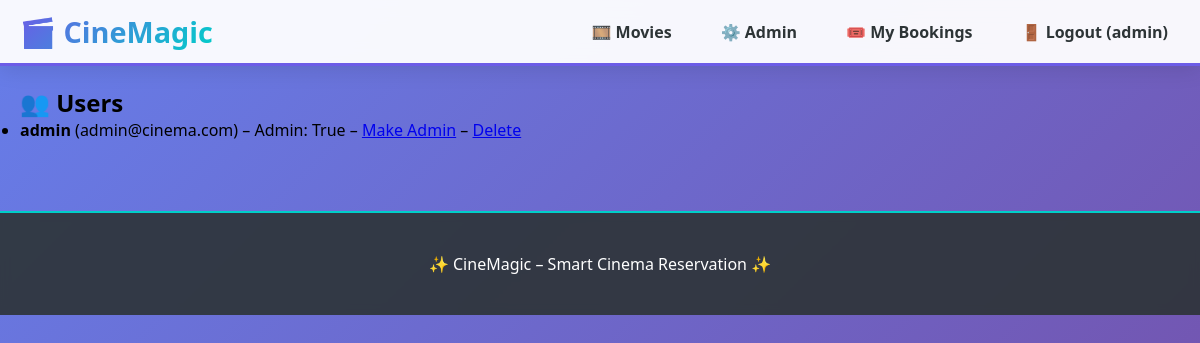
Page /admin/users (signed in) on the committed database.
### run.py (models this page shows, shortened)
class User(UserMixin, db.Model):
    __tablename__ = 'users'
    id = db.Column(db.Integer, primary_key=True)
    username = db.Column(db.String(80), unique=True, nullable=False)
    email = db.Column(db.String(120), unique=True, nullable=False)
    password_hash = db.Column(db.String(200), nullable=False)
    is_admin = db.Column(db.Boolean, default=False)
    registered_on = db.Column(db.DateTime, default=datetime.utcnow)
    bookings = db.relationship('Booking', backref='user', lazy=True)
    waiting_entries = db.relationship('WaitingEntry', backref='user', lazy=True)

### run.py (the view)
@app.route('/admin/users')
@login_required
def admin_users():
    if not current_user.is_admin: return redirect(url_for('index'))
    users = User.query.all()
    return render_template('admin_users.html', users=users)

### run.py (called while the page is built)
@login_manager.user_loader
def load_user(user_id):
    return User.query.get(int(user_id))

### templates/admin_users.html
{% extends "base.html" %}{% block content %}<h2>👥 Users</h2><ul>{% for u in users %}<li><strong>{{ u.username }}</strong> ({{ u.email }}) – Admin: {{ u.is_admin }} – <a href="{{ url_for("promote_user", user_id=u.id) }}">Make Admin</a> – <a href="{{ url_for("delete_user", user_id=u.id) }}" onclick="return confirm('Delete?')">Delete</a></li>{% endfor %}</ul>{% endblock %}

### templates/base.html (shortened to what this page needs)
<!DOCTYPE html>
<html lang="en">
<head>
    <link rel="stylesheet" href="{{ url_for('static', filename='style.css') }}">
</head>
<body>
    <nav class="navbar">
        <div class="container">
            <a href="/" class="brand">🎬 CineMagic</a>
            <ul class="nav-links">
                <li><a href="{{ url_for('movies') }}">🎞️ Movies</a></li>
                {% if current_user.is_authenticated %}
                    {% if current_user.is_admin %}<li><a href="{{ url_for('admin_dashboard') }}">⚙️ Admin</a></li>{% endif %}
                    <li><a href="{{ url_for('my_bookings') }}">🎟️ My Bookings</a></li>
                    <li><a href="{{ url_for('logout') }}">🚪 Logout ({{ current_user.username }})</a></li>
                {% else %}
                    <li><a href="{{ url_for('login') }}">🔐 Login</a></li>
                    <li><a href="{{ url_for('register') }}">📝 Register</a></li>
                {% endif %}
            </ul>
        </div>
    </nav>
    <div class="container main-content">
        {% block content %}{% endblock %}
    </div>
    <footer><div class="container"><p>✨ CineMagic – Smart Cinema Reservation ✨</p></div></footer>
</body>
</html>

### static/style.css (style rules this page uses)
:root { --primary: #6c5ce7; --primary-dark: #5a4ad1; --secondary: #00cec9; --danger: #e74c3c; --success: #00b894; --warning: #fdcb6e; --dark: #2d3436; }
* { margin:0; padding:0; box-sizing:border-box; }
body { font-family: 'Segoe UI', system-ui; background: linear-gradient(135deg, #667eea 0%, #764ba2 100%); min-height: 100vh; }
.container { max-width: 1280px; margin: 0 auto; padding: 20px; }
.navbar { background: rgba(255,255,255,0.95); backdrop-filter: blur(10px); box-shadow: 0 4px 20px rgba(0,0,0,0.1); position: sticky; top: 0; z-index: 1000; border-bottom: 3px solid var(--primary); }
.navbar .container { display: flex; justify-content: space-between; align-items: center; padding: 12px 20px; }
.brand { font-size: 1.8rem; font-weight: 800; background: linear-gradient(135deg, var(--primary), var(--secondary)); -webkit-background-clip: text; background-clip: text; color: transparent; text-decoration: none; }
.nav-links { list-style: none; display: flex; gap: 25px; align-items: center; }
.nav-links a { text-decoration: none; color: var(--dark); font-weight: 600; transition: 0.3s; padding: 8px 12px; border-radius: 8px; }
footer { background: rgba(45,52,54,0.9); backdrop-filter: blur(5px); color: white; text-align: center; padding: 20px; margin-top: 50px; border-top: 2px solid var(--secondary); }

### rows in the picture
User: username "admin", email "admin@cinema.com", is_admin "True"
